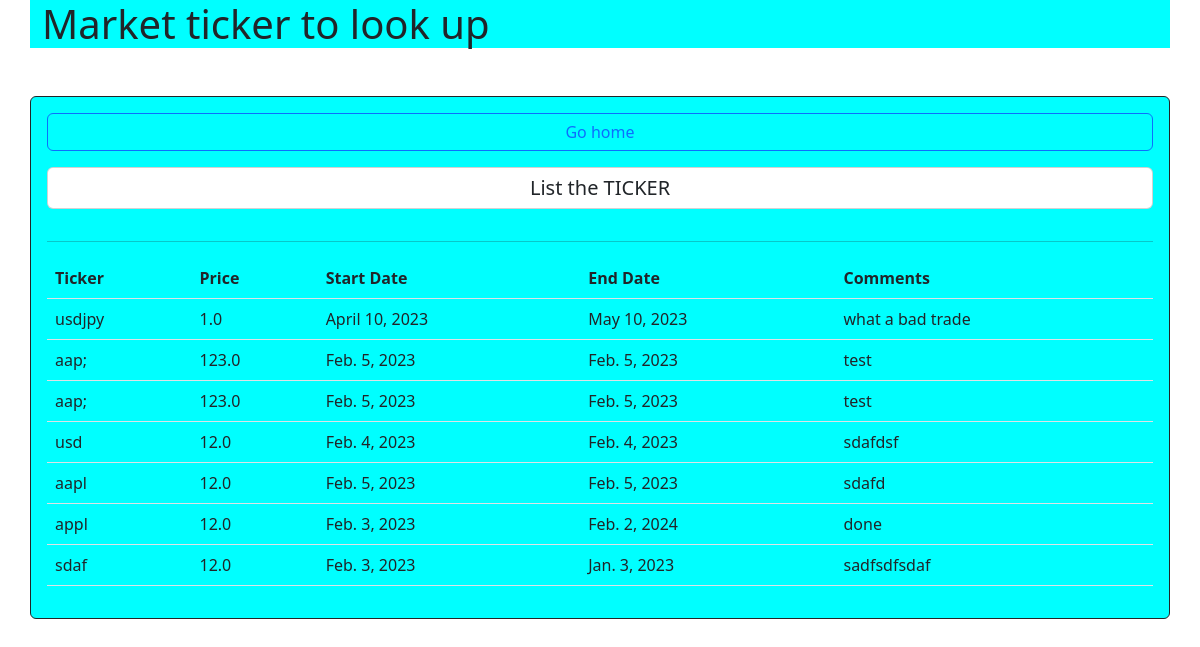
The page / on the database its author committed.
### marketApi/models.py (models this page shows, shortened)
class Trade(models.Model):
    ticker = models.CharField(max_length=10, null=False, blank=False)
    price = models.FloatField(null=False, blank=True, default=False)
    outcome = models.CharField(max_length=10, null=False, blank=True)
    comment = models.TextField(null=False, blank=True)
    start_date = models.DateField(
        auto_now=False, auto_now_add=False, blank=False)
    end_date = models.DateField(
        auto_now=False, auto_now_add=False, blank=False)
    user = models.ForeignKey(
        User, null=True, on_delete=models.CASCADE, verbose_name='User', related_name='portfolios')

### marketApi/views.py (the view)
# urls.py: path('', get_ticker, name='get_ticker'),
def get_ticker(request):
    context = {'data_read': Trade.objects.all()}
    return render(request, 'marketApi/market_ticker_read.html', context)

### marketApi/templates/marketApi/market_ticker_read.html
{% extends './market_ticker.html' %}
{%block content%}
<div class="container card p-3 mt-5 border-dark" style="width: 95%;">
    <a href={% url 'create_ticker' %} class="btn btn-outline-primary mb-3">Go home</a>
    <h5 class=" card p-2 text-center mb-3">
       List the TICKER
    </h5>
    <hr>
   <table class="table table-responsive-sm">
    <thead>
        <tr>
            <th>
                Ticker
            </th>
            <th>
                Price
            </th>
            <th>
                Start Date
            </th>
            <th>
                End Date
            </th>
            <th>
                Comments
            </th>
        </tr>
    </thead>
    {% for data in data_read %}
    <tr>
        <td>{{data.ticker}}</td>
        <td>{{data.price}}</td>
        <td>{{data.start_date}}</td>
        <td>{{data.end_date}}</td>
        <td>{{data.comment}}</td>
    </tr>
    {% endfor %}
   </table>
</div>
{% endblock content %}

### marketApi/templates/marketApi/market_ticker.html (shortened to what this page needs)
{% load static %}
<!DOCTYPE html>
<html lang="en">
<head>
        <link href="https://cdn.jsdelivr.net/npm/bootstrap@5.2.3/dist/css/bootstrap.min.css" rel="stylesheet">
        <link rel="stylesheet" type="text/css" href="{% static '/css/main.css' %}">
</head>
<body>
    <div class="container">
        <h1>Market ticker to look up</h1>
    </div>
    {% block content %}
    {% endblock content %}
</body>
</html>

### django_marketAlert/static/css/main.css (style rules this page uses)
.container { background-color: aqua; }

### rows shown on the page
Trade: ticker "usdjpy", price "1.0", start_date "April 10, 2023", end_date "May 10, 2023", comment "what a bad trade"
Trade: ticker "aap;", price "123.0", start_date "Feb. 5, 2023", end_date "Feb. 5, 2023", comment "test"
Trade: ticker "aap;", price "123.0", start_date "Feb. 5, 2023", end_date "Feb. 5, 2023", comment "test"
Trade: ticker "usd", price "12.0", start_date "Feb. 4, 2023", end_date "Feb. 4, 2023", comment "sdafdsf"
Trade: ticker "aapl", price "12.0", start_date "Feb. 5, 2023", end_date "Feb. 5, 2023", comment "sdafd"
Trade: ticker "appl", price "12.0", start_date "Feb. 3, 2023", end_date "Feb. 2, 2024", comment "done"
Trade: ticker "sdaf", price "12.0", start_date "Feb. 3, 2023", end_date "Jan. 3, 2023", comment "sadfsdfsdaf"
